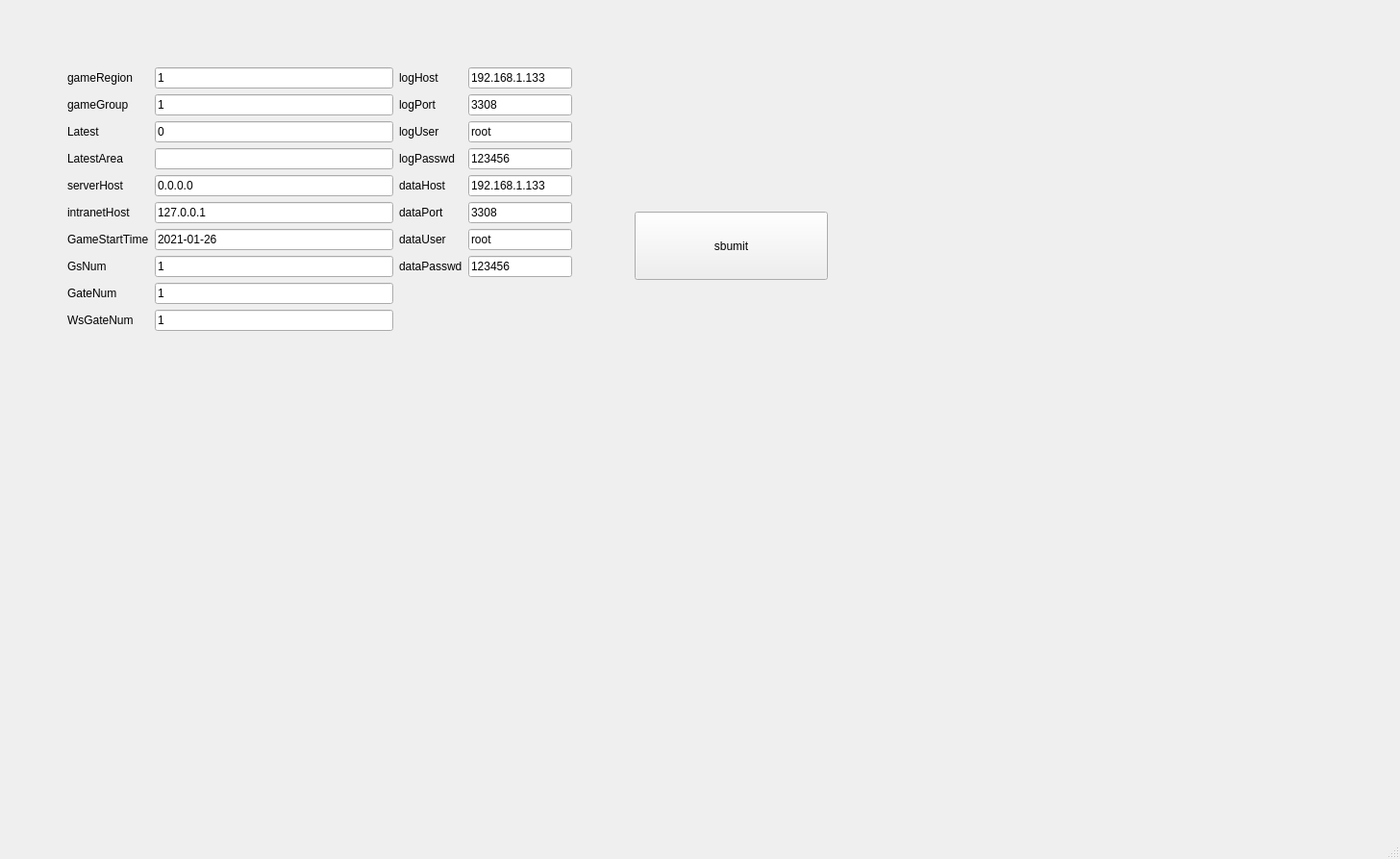
<?xml version="1.0" encoding="UTF-8"?>
<ui version="4.0">
 <class>region</class>
 <widget class="QMainWindow" name="region">
  <property name="geometry">
   <rect>
    <x>0</x>
    <y>0</y>
    <width>1456</width>
    <height>893</height>
   </rect>
  </property>
  <property name="windowTitle">
   <string>MainWindow</string>
  </property>
  <property name="styleSheet">
   <string notr="true">font: 25 12pt &quot;Microsoft YaHei&quot;;</string>
  </property>
  <widget class="QWidget" name="centralwidget">
   <widget class="QPushButton" name="submit">
    <property name="geometry">
     <rect>
      <x>660</x>
      <y>220</y>
      <width>201</width>
      <height>71</height>
     </rect>
    </property>
    <property name="text">
     <string>sbumit</string>
    </property>
   </widget>
   <widget class="QWidget" name="">
    <property name="geometry">
     <rect>
      <x>70</x>
      <y>70</y>
      <width>525</width>
      <height>328</height>
     </rect>
    </property>
    <layout class="QHBoxLayout" name="horizontalLayout">
     <item>
      <layout class="QFormLayout" name="formLayout">
       <item row="0" column="0">
        <widget class="QLabel" name="label">
         <property name="text">
          <string>gameRegion</string>
         </property>
        </widget>
       </item>
       <item row="0" column="1">
        <widget class="QLineEdit" name="region_2">
         <property name="text">
          <string>1</string>
         </property>
        </widget>
       </item>
       <item row="1" column="0">
        <widget class="QLabel" name="label_2">
         <property name="text">
          <string>gameGroup</string>
         </property>
        </widget>
       </item>
       <item row="1" column="1">
        <widget class="QLineEdit" name="group">
         <property name="text">
          <string>1</string>
         </property>
        </widget>
       </item>
       <item row="2" column="0">
        <widget class="QLabel" name="label_3">
         <property name="text">
          <string>Latest</string>
         </property>
        </widget>
       </item>
       <item row="2" column="1">
        <widget class="QLineEdit" name="latest">
         <property name="text">
          <string>0</string>
         </property>
        </widget>
       </item>
       <item row="3" column="0">
        <widget class="QLabel" name="label_4">
         <property name="text">
          <string>LatestArea</string>
         </property>
        </widget>
       </item>
       <item row="3" column="1">
        <widget class="QLineEdit" name="latestArea"/>
       </item>
       <item row="4" column="0">
        <widget class="QLabel" name="label_5">
         <property name="text">
          <string>serverHost</string>
         </property>
        </widget>
       </item>
       <item row="4" column="1">
        <widget class="QLineEdit" name="serverHost">
         <property name="text">
          <string>0.0.0.0</string>
         </property>
        </widget>
       </item>
       <item row="5" column="0">
        <widget class="QLabel" name="label_6">
         <property name="text">
          <string>intranetHost</string>
         </property>
        </widget>
       </item>
       <item row="5" column="1">
        <widget class="QLineEdit" name="intraneHost">
         <property name="text">
          <string>127.0.0.1</string>
         </property>
        </widget>
       </item>
       <item row="6" column="0">
        <widget class="QLabel" name="label_13">
         <property name="text">
          <string>GameStartTime</string>
         </property>
        </widget>
       </item>
       <item row="6" column="1">
        <widget class="QLineEdit" name="gameStartTime">
         <property name="text">
          <string>2021-01-26</string>
         </property>
        </widget>
       </item>
       <item row="7" column="0">
        <widget class="QLabel" name="label_16">
         <property name="text">
          <string>GsNum</string>
         </property>
        </widget>
       </item>
       <item row="7" column="1">
        <widget class="QLineEdit" name="gsNum">
         <property name="text">
          <string>1</string>
         </property>
        </widget>
       </item>
       <item row="8" column="0">
        <widget class="QLabel" name="label_17">
         <property name="text">
          <string>GateNum</string>
         </property>
        </widget>
       </item>
       <item row="8" column="1">
        <widget class="QLineEdit" name="gateNum">
         <property name="text">
          <string>1</string>
         </property>
        </widget>
       </item>
       <item row="9" column="0">
        <widget class="QLabel" name="label_18">
         <property name="text">
          <string>WsGateNum</string>
         </property>
        </widget>
       </item>
       <item row="9" column="1">
        <widget class="QLineEdit" name="wsGateNum">
         <property name="text">
          <string>1</string>
         </property>
        </widget>
       </item>
      </layout>
     </item>
     <item>
      <widget class="QSplitter" name="splitter">
       <property name="orientation">
        <enum>Qt::Vertical</enum>
       </property>
       <widget class="QWidget" name="">
        <layout class="QFormLayout" name="formLayout_3">
         <item row="0" column="0">
          <widget class="QLabel" name="label_11">
           <property name="text">
            <string>logHost</string>
           </property>
          </widget>
         </item>
         <item row="0" column="1">
          <widget class="QLineEdit" name="logHost">
           <property name="text">
            <string>192.168.1.133</string>
           </property>
          </widget>
         </item>
         <item row="1" column="0">
          <widget class="QLabel" name="label_12">
           <property name="text">
            <string>logPort</string>
           </property>
          </widget>
         </item>
         <item row="1" column="1">
          <widget class="QLineEdit" name="logPort">
           <property name="text">
            <string>3308</string>
           </property>
          </widget>
         </item>
         <item row="2" column="0">
          <widget class="QLabel" name="label_14">
           <property name="text">
            <string>logUser</string>
           </property>
          </widget>
         </item>
         <item row="2" column="1">
          <widget class="QLineEdit" name="logUser">
           <property name="text">
            <string>root</string>
           </property>
          </widget>
         </item>
         <item row="3" column="0">
          <widget class="QLabel" name="label_15">
           <property name="text">
            <string>logPasswd</string>
           </property>
          </widget>
         </item>
         <item row="3" column="1">
          <widget class="QLineEdit" name="logPasswd">
           <property name="text">
            <string>123456</string>
           </property>
          </widget>
         </item>
         <item row="4" column="0">
          <widget class="QLabel" name="label_7">
           <property name="text">
            <string>dataHost</string>
           </property>
          </widget>
         </item>
         <item row="4" column="1">
          <widget class="QLineEdit" name="dataHost">
           <property name="text">
            <string>192.168.1.133</string>
           </property>
          </widget>
         </item>
         <item row="5" column="0">
          <widget class="QLabel" name="label_8">
           <property name="text">
            <string>dataPort</string>
           </property>
          </widget>
         </item>
         <item row="5" column="1">
          <widget class="QLineEdit" name="dataPort">
           <property name="text">
            <string>3308</string>
           </property>
          </widget>
         </item>
         <item row="6" column="0">
          <widget class="QLabel" name="label_9">
           <property name="text">
            <string>dataUser</string>
           </property>
          </widget>
         </item>
         <item row="6" column="1">
          <widget class="QLineEdit" name="dataUser">
           <property name="text">
            <string>root</string>
           </property>
          </widget>
         </item>
         <item row="7" column="0">
          <widget class="QLabel" name="label_10">
           <property name="text">
            <string>dataPasswd</string>
           </property>
          </widget>
         </item>
         <item row="7" column="1">
          <widget class="QLineEdit" name="dataPasswd">
           <property name="text">
            <string>123456</string>
           </property>
          </widget>
         </item>
        </layout>
       </widget>
      </widget>
     </item>
    </layout>
   </widget>
  </widget>
  <widget class="QMenuBar" name="menubar">
   <property name="geometry">
    <rect>
     <x>0</x>
     <y>0</y>
     <width>1456</width>
     <height>27</height>
    </rect>
   </property>
  </widget>
  <widget class="QStatusBar" name="statusbar"/>
 </widget>
 <resources/>
 <connections/>
</ui>
